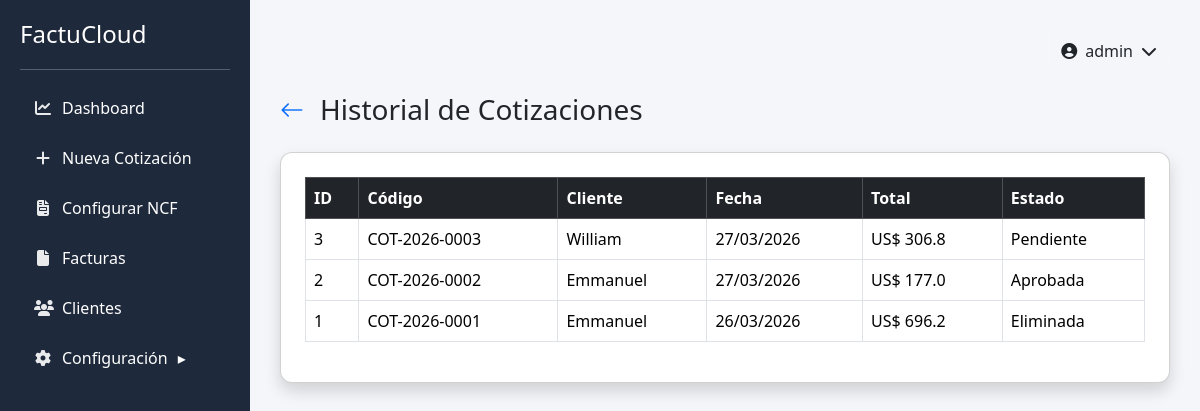
Page /historial (signed in) on the earlier database version.
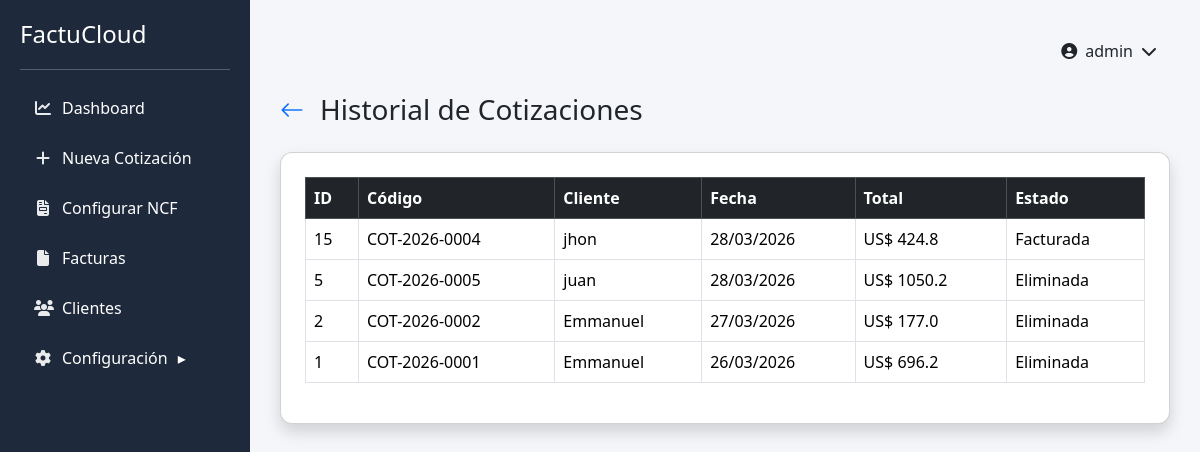
Same page on the later database version.
### tables this page shows
CREATE TABLE cotizaciones (
        id INTEGER PRIMARY KEY AUTOINCREMENT,
        codigo TEXT,
        cliente TEXT,
        rnc TEXT,
        telefono TEXT,
        correo TEXT,
        fecha TEXT,
        subtotal REAL,
        itbis REAL,
        total REAL,
        estado TEXT
    );

### app.py (the view)
@app.route("/historial")
def historial():
    if "usuario" not in session:
        return redirect(url_for("login"))
    conn = get_db()
    cotizaciones = conn.execute("""
    SELECT * FROM cotizaciones
    ORDER BY id DESC
    """).fetchall()
    conn.close()
    return render_template(
        "historial.html",
        cotizaciones=cotizaciones
    )

### app.py (called while the page is built)
def get_db():
    conn = sqlite3.connect("database.db")
    conn.row_factory = sqlite3.Row
    return conn

@app.context_processor
def inject_user():
    return dict(usuario=session.get("usuario"))

### templates/historial.html
{% extends "base.html" %}
{% block content %}
<div class="d-flex align-items-center mb-4">
    <a href="{{ url_for('index') }}" class="me-3 text-decoration-none">
        <i class="bi bi-arrow-left fs-4"></i>
    </a>
    <h3 class="mb-0">Historial de Cotizaciones</h3>
</div>
<div class="card shadow p-4">
<table class="table table-bordered table-hover">
<thead class="table-dark">
<tr>
<th>ID</th>
<th>Código</th>
<th>Cliente</th>
<th>Fecha</th>
<th>Total</th>
<th>Estado</th>
</tr>
</thead>
<tbody>
{% for cotizacion in cotizaciones %}
<tr>
<td>{{ cotizacion.id }}</td>
<td>{{ cotizacion.codigo }}</td>
<td>{{ cotizacion.cliente }}</td>
<td>{{ cotizacion.fecha }}</td>
<td>US$ {{ cotizacion.total }}</td>
<td>{{ cotizacion.estado }}</td>
</tr>
{% endfor %}
</tbody>
</table>
</div>
{% endblock %}

### templates/base.html (shortened to what this page needs)
<!DOCTYPE html>
<html lang="es">
<head>
<link href="https://cdn.jsdelivr.net/npm/select2@4.1.0-rc.0/dist/css/select2.min.css" rel="stylesheet" />
<link href="https://cdn.jsdelivr.net/npm/bootstrap-icons@1.10.5/font/bootstrap-icons.css" rel="stylesheet">
<link href="https://cdn.jsdelivr.net/npm/bootstrap@5.3.2/dist/css/bootstrap.min.css" rel="stylesheet">
<link rel="stylesheet" href="https://cdnjs.cloudflare.com/ajax/libs/font-awesome/6.5.0/css/all.min.css">
</head>
<body>
<div class="container-fluid">
<div class="row">
<div class="sidebar">
<div class="logo">
<h4>FactuCloud</h4>
</div>
<hr>
<a href="/"><i class="fa fa-chart-line"></i> Dashboard</a>
<a href="/nueva"><i class="fa fa-plus"></i> Nueva Cotización</a>
<a href="/configurar_ncf"><i class="fa fa-file-invoice"></i> Configurar NCF</a>
<a href="/facturas"><i class="fa fa-file"></i> Facturas</a>
<a href="/clientes"><i class="fa fa-users"></i> Clientes</a>
<a href="javascript:void(0)" onclick="toggleMenu()">
<i class="fa fa-gear"></i> Configuración <span id="arrow">▸</span>
</a>
</div>
<div class="content">
  <div class="topbar">
    <div class="profile-dropdown">
      <button class="profile-btn" onclick="toggleProfileMenu(event)">
        <i class="fa fa-user-circle"></i>
        <span>{{ usuario if usuario else "Usuario" }}</span>
        <i class="fa fa-chevron-down"></i>
      </button>
    </div>
  </div>
  {% block content %}{% endblock %}
</div>
</div>
</div>
</body>
</html>

### templates/base.html (style rules this page uses)
body { background-color:#f4f6f9; }
.sidebar { position:fixed; left: 0; top: 0; width: 250px; height:100vh; background-color:#1e293b; color:white; padding:20px; }
.sidebar h4 { margin-bottom:20px; }
.sidebar a { color:white; text-decoration:none; display:flex; align-items:center; gap:10px; width:100%; margin-bottom:6px; padding:10px 14px; border-radius:8px; transition:0.25s ease; }
.sidebar a i { width:18px; text-align:center; opacity:0.9; }
.content { margin-left: 250px; padding:30px; width: calc(100% - 250px); }
.card { border-radius:12px; }
.topbar { display:flex; justify-content:flex-end; margin-bottom:20px; }
.profile-dropdown { position:relative; }
.profile-btn { display:flex; align-items:center; gap:8px; background:rgba(255,255,255,0.08); border:1px solid rgba(255,255,255,0.1); color:inherit; padding:8px 12px; border-radius:10px; cursor:pointer; transition:0.2s; }

Differences in the rows shown:
removed cotizaciones: id "3", codigo "COT-2026-0003", cliente "William", fecha "27/03/2026", total "306.8", estado "Pendiente"
added cotizaciones: id "15", codigo "COT-2026-0004", cliente "jhon", fecha "28/03/2026", total "424.8", estado "Facturada"
added cotizaciones: id "5", codigo "COT-2026-0005", cliente "juan", fecha "28/03/2026", total "1050.2", estado "Eliminada"
changed cotizaciones "COT-2026-0002": estado "Aprobada" → "Eliminada"
